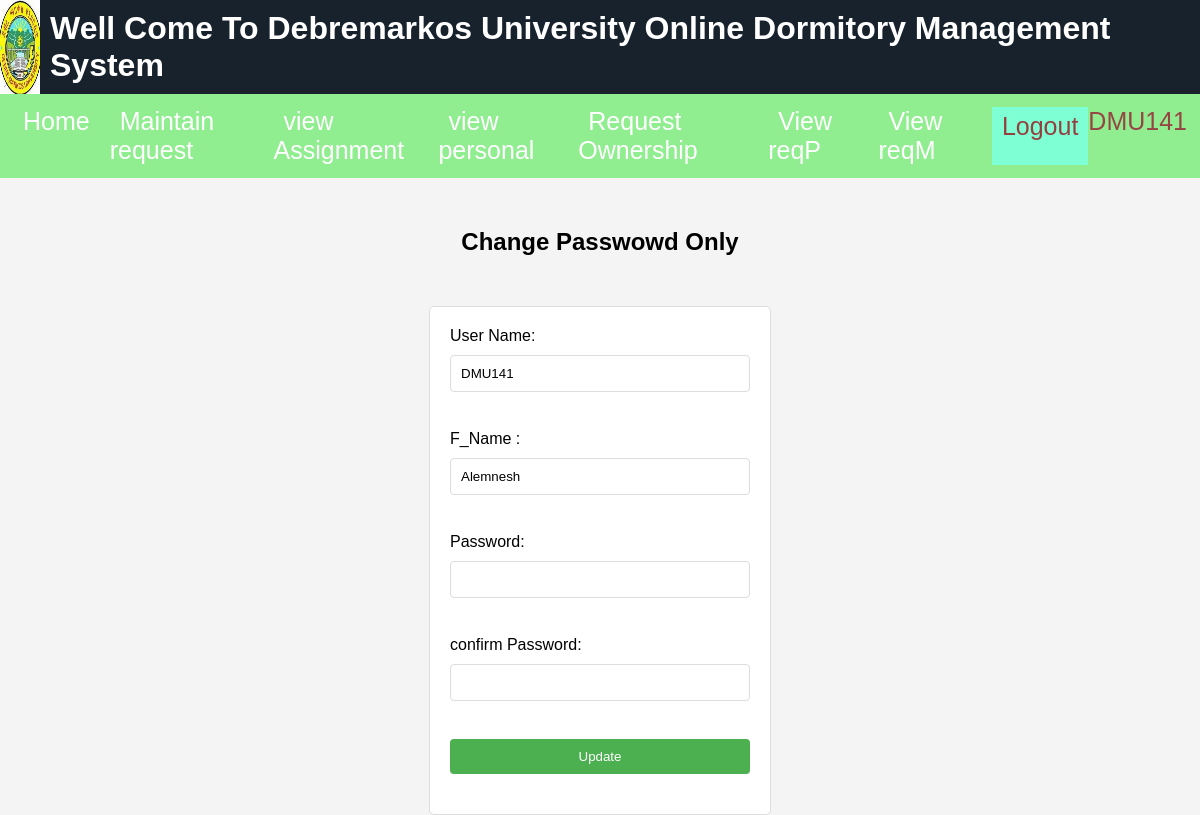
Page /Student/changePass.php (signed in) on the earlier database version.
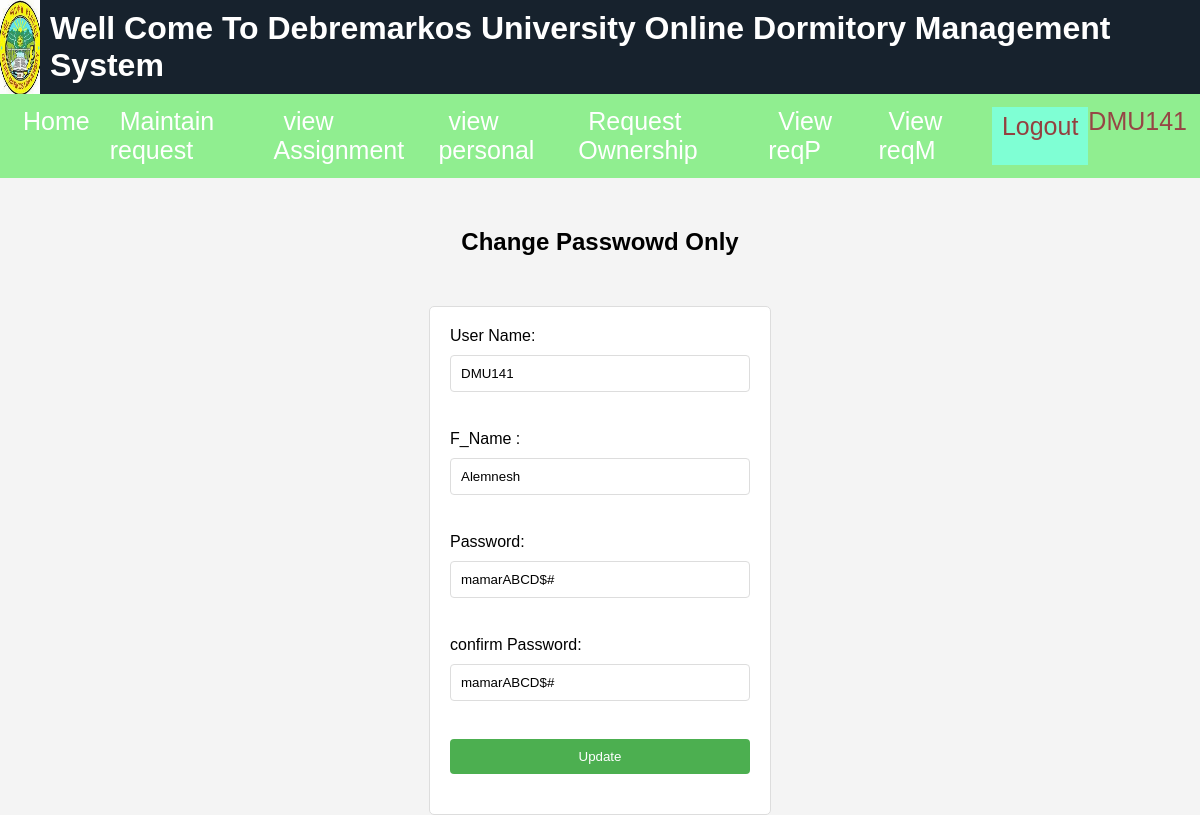
Same page on the later database version.
### tables this page shows
CREATE TABLE `student` (
  `StudId` varchar(10) NOT NULL,
  `FName` varchar(30) NOT NULL,
  `MName` varchar(30) NOT NULL,
  `LName` varchar(30) NOT NULL,
  `Phone` int(12) NOT NULL,
  `Email` varchar(50) NOT NULL,
  `Photo` varchar(90) NOT NULL,
  `Country` varchar(20) NOT NULL,
  `Status` varchar(10) NOT NULL,
  `EmergencyNo` int(13) NOT NULL,
  `Sex` varchar(10) NOT NULL,
  `password` varchar(40) NOT NULL
);

### Student/changePass.php (the view, shortened to what this page needs)
<?php
  include 'header.php';
require("../connect.php");
    $userId = $_SESSION['username'];
    $query = "SELECT * FROM Student WHERE StudId = '$userId'";
    $result = mysqli_query($connect, $query);
    if (mysqli_num_rows($result) > 0) {
        $user = mysqli_fetch_assoc($result);
        ?>
        <!DOCTYPE html>
        <html>
        <head>
        </head>
        <body>
            <h2> Change Passwowd Only </h2>
            <form method="POST" action="">
                 <label for="newUserName">User Name:</label>
                <input type="text" id="newUserName" name="newUserName" value="<?php echo $user['StudId']; ?>" readonly>  <br><br>
                <label for="newUType">F_Name :</label>
                <input type="text" id="newUType" name="newUType" value="<?php echo $user['FName']; ?>" readonly>         <br><br>
                 <label for="newPassword">Password:</label>
                <input type="text" id="newPassword" name="newPassword" value="<?php echo $user['password']; ?>">   <br><br>
                <label for="nPassword">confirm Password:</label>
                <input type="text" id="nPassword" name="nPassword" value="<?php echo $user['password']; ?>">    <br><br>
                <input type="submit" value="Update">
            </form>
        </body>
        </html>
        <?php
    } else {
        echo "User not found.";
    }
?>

Differences in the rows shown:
changed student "DMU141": newPassword (not shown) → "mamarABCD$#"; nPassword (not shown) → "mamarABCD$#"
